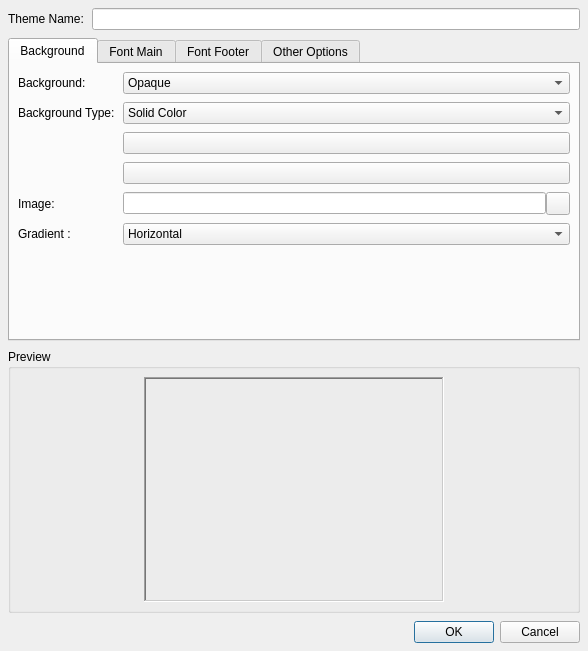
<?xml version="1.0" encoding="UTF-8"?>
<ui version="4.0">
 <class>AmendThemeDialog</class>
 <widget class="QDialog" name="AmendThemeDialog">
  <property name="windowModality">
   <enum>Qt::ApplicationModal</enum>
  </property>
  <property name="geometry">
   <rect>
    <x>0</x>
    <y>0</y>
    <width>586</width>
    <height>651</height>
   </rect>
  </property>
  <property name="windowTitle">
   <string>Theme Maintance</string>
  </property>
  <property name="windowIcon">
   <iconset resource="../images/openlp-2.qrc">
    <normaloff>:/icon/openlp.org-icon-32.bmp</normaloff>:/icon/openlp.org-icon-32.bmp</iconset>
  </property>
  <property name="modal">
   <bool>true</bool>
  </property>
  <layout class="QVBoxLayout" name="AmendThemeLayout">
   <property name="spacing">
    <number>8</number>
   </property>
   <property name="margin">
    <number>8</number>
   </property>
   <item>
    <widget class="QWidget" name="ThemeNameWidget" native="true">
     <layout class="QHBoxLayout" name="ThemeNameLayout">
      <property name="spacing">
       <number>8</number>
      </property>
      <property name="margin">
       <number>0</number>
      </property>
      <item>
       <widget class="QLabel" name="ThemeNameLabel">
        <property name="text">
         <string>Theme Name:</string>
        </property>
       </widget>
      </item>
      <item>
       <widget class="QLineEdit" name="ThemeNameEdit"/>
      </item>
     </layout>
    </widget>
   </item>
   <item>
    <widget class="QWidget" name="ContentWidget" native="true">
     <layout class="QHBoxLayout" name="ContentLayout">
      <property name="spacing">
       <number>8</number>
      </property>
      <property name="margin">
       <number>0</number>
      </property>
      <item>
       <widget class="QTabWidget" name="ThemeTabWidget">
        <property name="currentIndex">
         <number>0</number>
        </property>
        <widget class="QWidget" name="BackgroundTab">
         <attribute name="title">
          <string>Background</string>
         </attribute>
         <layout class="QFormLayout" name="BackgroundLayout">
          <property name="horizontalSpacing">
           <number>8</number>
          </property>
          <property name="verticalSpacing">
           <number>8</number>
          </property>
          <property name="margin">
           <number>8</number>
          </property>
          <item row="0" column="0">
           <widget class="QLabel" name="BackgroundLabel">
            <property name="text">
             <string>Background:</string>
            </property>
           </widget>
          </item>
          <item row="0" column="1">
           <widget class="QComboBox" name="BackgroundComboBox">
            <item>
             <property name="text">
              <string>Opaque</string>
             </property>
            </item>
            <item>
             <property name="text">
              <string>Transparent</string>
             </property>
            </item>
           </widget>
          </item>
          <item row="1" column="0">
           <widget class="QLabel" name="BackgroundTypeLabel">
            <property name="text">
             <string>Background Type:</string>
            </property>
           </widget>
          </item>
          <item row="1" column="1">
           <widget class="QComboBox" name="BackgroundTypeComboBox">
            <item>
             <property name="text">
              <string>Solid Color</string>
             </property>
            </item>
            <item>
             <property name="text">
              <string>Gradient</string>
             </property>
            </item>
            <item>
             <property name="text">
              <string>Image</string>
             </property>
            </item>
           </widget>
          </item>
          <item row="2" column="0">
           <widget class="QLabel" name="Color1Label">
            <property name="text">
             <string>&lt;Color1&gt;</string>
            </property>
           </widget>
          </item>
          <item row="2" column="1">
           <widget class="QPushButton" name="Color1PushButton">
            <property name="text">
             <string/>
            </property>
           </widget>
          </item>
          <item row="3" column="0">
           <widget class="QLabel" name="Color2Label">
            <property name="text">
             <string>&lt;Color2&gt;</string>
            </property>
           </widget>
          </item>
          <item row="3" column="1">
           <widget class="QPushButton" name="Color2PushButton">
            <property name="text">
             <string/>
            </property>
           </widget>
          </item>
          <item row="4" column="0">
           <widget class="QLabel" name="ImageLabel">
            <property name="text">
             <string>Image:</string>
            </property>
           </widget>
          </item>
          <item row="6" column="0">
           <widget class="QLabel" name="GradientLabel">
            <property name="text">
             <string>Gradient :</string>
            </property>
           </widget>
          </item>
          <item row="6" column="1">
           <widget class="QComboBox" name="GradientComboBox">
            <item>
             <property name="text">
              <string>Horizontal</string>
             </property>
            </item>
            <item>
             <property name="text">
              <string>Vertical</string>
             </property>
            </item>
            <item>
             <property name="text">
              <string>Circular</string>
             </property>
            </item>
           </widget>
          </item>
          <item row="4" column="1">
           <widget class="QWidget" name="ImageFilenameWidget" native="true">
            <layout class="QHBoxLayout" name="horizontalLayout_2">
             <property name="spacing">
              <number>0</number>
             </property>
             <property name="margin">
              <number>0</number>
             </property>
             <item>
              <widget class="QLineEdit" name="ImageLineEdit"/>
             </item>
             <item>
              <widget class="QToolButton" name="ImageToolButton">
               <property name="text">
                <string/>
               </property>
               <property name="icon">
                <iconset resource="../images/openlp-2.qrc">
                 <normaloff>:/images/image_load.png</normaloff>:/images/image_load.png</iconset>
               </property>
              </widget>
             </item>
            </layout>
           </widget>
          </item>
          <item row="7" column="1">
           <spacer name="BackgroundSpacer">
            <property name="orientation">
             <enum>Qt::Vertical</enum>
            </property>
            <property name="sizeHint" stdset="0">
             <size>
              <width>20</width>
              <height>40</height>
             </size>
            </property>
           </spacer>
          </item>
         </layout>
        </widget>
        <widget class="QWidget" name="FontMainTab">
         <attribute name="title">
          <string>Font Main</string>
         </attribute>
         <layout class="QHBoxLayout" name="FontMainLayout">
          <property name="spacing">
           <number>8</number>
          </property>
          <property name="margin">
           <number>8</number>
          </property>
          <item>
           <widget class="QWidget" name="MainLeftWidget" native="true">
            <layout class="QVBoxLayout" name="MainLeftLayout">
             <property name="spacing">
              <number>8</number>
             </property>
             <property name="margin">
              <number>0</number>
             </property>
             <item>
              <widget class="QGroupBox" name="FontMainGroupBox">
               <property name="title">
                <string>Main Font</string>
               </property>
               <layout class="QFormLayout" name="MainFontLayout">
                <property name="formAlignment">
                 <set>Qt::AlignLeading|Qt::AlignLeft|Qt::AlignVCenter</set>
                </property>
                <property name="horizontalSpacing">
                 <number>8</number>
                </property>
                <property name="verticalSpacing">
                 <number>8</number>
                </property>
                <property name="margin">
                 <number>8</number>
                </property>
                <item row="0" column="0">
                 <widget class="QLabel" name="FontMainlabel">
                  <property name="text">
                   <string>Font:</string>
                  </property>
                 </widget>
                </item>
                <item row="0" column="1">
                 <widget class="QFontComboBox" name="FontMainComboBox"/>
                </item>
                <item row="1" column="0">
                 <widget class="QLabel" name="FontMainColorLabel">
                  <property name="text">
                   <string>Font Color:</string>
                  </property>
                 </widget>
                </item>
                <item row="1" column="1">
                 <widget class="QPushButton" name="FontMainColorPushButton">
                  <property name="text">
                   <string/>
                  </property>
                 </widget>
                </item>
                <item row="2" column="0">
                 <widget class="QLabel" name="FontMainSize">
                  <property name="text">
                   <string>Size:</string>
                  </property>
                 </widget>
                </item>
                <item row="2" column="1">
                 <widget class="QSpinBox" name="FontMainSizeSpinBox">
                  <property name="sizePolicy">
                   <sizepolicy hsizetype="Minimum" vsizetype="Fixed">
                    <horstretch>0</horstretch>
                    <verstretch>0</verstretch>
                   </sizepolicy>
                  </property>
                  <property name="minimumSize">
                   <size>
                    <width>70</width>
                    <height>0</height>
                   </size>
                  </property>
                  <property name="value">
                   <number>16</number>
                  </property>
                  <property name="suffix">
                   <string>pt</string>
                  </property>
                  <property name="maximum">
                   <number>999</number>
                  </property>
                 </widget>
                </item>
               </layout>
              </widget>
             </item>
             <item>
              <spacer name="FontMainSpacer">
               <property name="orientation">
                <enum>Qt::Vertical</enum>
               </property>
               <property name="sizeHint" stdset="0">
                <size>
                 <width>20</width>
                 <height>40</height>
                </size>
               </property>
              </spacer>
             </item>
            </layout>
           </widget>
          </item>
          <item>
           <widget class="QWidget" name="MainRightWidget" native="true">
            <layout class="QVBoxLayout" name="MainRightLayout">
             <property name="spacing">
              <number>8</number>
             </property>
             <property name="margin">
              <number>0</number>
             </property>
             <item>
              <widget class="QGroupBox" name="MainLocationGroupBox">
               <property name="title">
                <string>Display Location</string>
               </property>
               <layout class="QFormLayout" name="MainLocationLayout">
                <property name="horizontalSpacing">
                 <number>8</number>
                </property>
                <property name="verticalSpacing">
                 <number>8</number>
                </property>
                <property name="margin">
                 <number>8</number>
                </property>
                <item row="0" column="0">
                 <widget class="QLabel" name="DefaultLocationLabel">
                  <property name="text">
                   <string>Use Default Location:</string>
                  </property>
                 </widget>
                </item>
                <item row="0" column="1">
                 <widget class="QCheckBox" name="FontMainDefaultCheckBox">
                  <property name="text">
                   <string/>
                  </property>
                  <property name="tristate">
                   <bool>false</bool>
                  </property>
                 </widget>
                </item>
                <item row="1" column="0">
                 <widget class="QLabel" name="FontMainXLabel">
                  <property name="text">
                   <string>X Position:</string>
                  </property>
                 </widget>
                </item>
                <item row="2" column="0">
                 <widget class="QLabel" name="FontMainYLabel">
                  <property name="text">
                   <string>Y Position:</string>
                  </property>
                 </widget>
                </item>
                <item row="3" column="0">
                 <widget class="QLabel" name="FontMainWidthLabel">
                  <property name="text">
                   <string>Width:</string>
                  </property>
                 </widget>
                </item>
                <item row="4" column="0">
                 <widget class="QLabel" name="FontMainHeightLabel">
                  <property name="text">
                   <string>Height:</string>
                  </property>
                 </widget>
                </item>
                <item row="1" column="1">
                 <widget class="QSpinBox" name="FontMainXSpinBox">
                  <property name="sizePolicy">
                   <sizepolicy hsizetype="Minimum" vsizetype="Fixed">
                    <horstretch>0</horstretch>
                    <verstretch>0</verstretch>
                   </sizepolicy>
                  </property>
                  <property name="minimumSize">
                   <size>
                    <width>78</width>
                    <height>0</height>
                   </size>
                  </property>
                  <property name="value">
                   <number>0</number>
                  </property>
                  <property name="suffix">
                   <string>px</string>
                  </property>
                  <property name="maximum">
                   <number>9999</number>
                  </property>
                 </widget>
                </item>
                <item row="2" column="1">
                 <widget class="QSpinBox" name="FontMainYSpinBox">
                  <property name="sizePolicy">
                   <sizepolicy hsizetype="Minimum" vsizetype="Fixed">
                    <horstretch>0</horstretch>
                    <verstretch>0</verstretch>
                   </sizepolicy>
                  </property>
                  <property name="minimumSize">
                   <size>
                    <width>78</width>
                    <height>0</height>
                   </size>
                  </property>
                  <property name="suffix">
                   <string>px</string>
                  </property>
                  <property name="maximum">
                   <number>9999</number>
                  </property>
                 </widget>
                </item>
                <item row="3" column="1">
                 <widget class="QSpinBox" name="FontMainWidthSpinBox">
                  <property name="sizePolicy">
                   <sizepolicy hsizetype="Minimum" vsizetype="Fixed">
                    <horstretch>0</horstretch>
                    <verstretch>0</verstretch>
                   </sizepolicy>
                  </property>
                  <property name="minimumSize">
                   <size>
                    <width>78</width>
                    <height>0</height>
                   </size>
                  </property>
                  <property name="suffix">
                   <string>px</string>
                  </property>
                  <property name="maximum">
                   <number>9999</number>
                  </property>
                 </widget>
                </item>
                <item row="4" column="1">
                 <widget class="QSpinBox" name="FontMainHeightSpinBox">
                  <property name="sizePolicy">
                   <sizepolicy hsizetype="Minimum" vsizetype="Fixed">
                    <horstretch>0</horstretch>
                    <verstretch>0</verstretch>
                   </sizepolicy>
                  </property>
                  <property name="minimumSize">
                   <size>
                    <width>78</width>
                    <height>0</height>
                   </size>
                  </property>
                  <property name="suffix">
                   <string>px</string>
                  </property>
                  <property name="maximum">
                   <number>9999</number>
                  </property>
                 </widget>
                </item>
               </layout>
              </widget>
             </item>
             <item>
              <spacer name="MainLocationSpacer">
               <property name="orientation">
                <enum>Qt::Vertical</enum>
               </property>
               <property name="sizeHint" stdset="0">
                <size>
                 <width>20</width>
                 <height>40</height>
                </size>
               </property>
              </spacer>
             </item>
            </layout>
           </widget>
          </item>
         </layout>
        </widget>
        <widget class="QWidget" name="FontFooterTab">
         <attribute name="title">
          <string>Font Footer</string>
         </attribute>
         <layout class="QHBoxLayout" name="FontFooterLayout">
          <property name="spacing">
           <number>8</number>
          </property>
          <property name="margin">
           <number>8</number>
          </property>
          <item>
           <widget class="QWidget" name="FooterLeftWidget" native="true">
            <layout class="QVBoxLayout" name="FooterLeftLayout">
             <property name="spacing">
              <number>8</number>
             </property>
             <property name="margin">
              <number>0</number>
             </property>
             <item>
              <widget class="QGroupBox" name="FooterFontGroupBox">
               <property name="title">
                <string>Footer Font</string>
               </property>
               <layout class="QFormLayout" name="FooterFontLayout">
                <property name="fieldGrowthPolicy">
                 <enum>QFormLayout::ExpandingFieldsGrow</enum>
                </property>
                <property name="formAlignment">
                 <set>Qt::AlignLeading|Qt::AlignLeft|Qt::AlignVCenter</set>
                </property>
                <property name="horizontalSpacing">
                 <number>8</number>
                </property>
                <property name="verticalSpacing">
                 <number>8</number>
                </property>
                <property name="margin">
                 <number>8</number>
                </property>
                <item row="0" column="0">
                 <widget class="QLabel" name="FontFooterLabel">
                  <property name="text">
                   <string>Font:</string>
                  </property>
                 </widget>
                </item>
                <item row="0" column="1">
                 <widget class="QFontComboBox" name="FontFooterComboBox"/>
                </item>
                <item row="1" column="0">
                 <widget class="QLabel" name="FontFooterColorLabel">
                  <property name="text">
                   <string>Font Color:</string>
                  </property>
                 </widget>
                </item>
                <item row="1" column="1">
                 <widget class="QPushButton" name="FontFooterColorPushButton">
                  <property name="text">
                   <string/>
                  </property>
                 </widget>
                </item>
                <item row="2" column="0">
                 <widget class="QLabel" name="FontFooterSizeLabel">
                  <property name="text">
                   <string>Size:</string>
                  </property>
                 </widget>
                </item>
                <item row="2" column="1">
                 <widget class="QSpinBox" name="FontFooterSizeSpinBox">
                  <property name="sizePolicy">
                   <sizepolicy hsizetype="Minimum" vsizetype="Fixed">
                    <horstretch>0</horstretch>
                    <verstretch>0</verstretch>
                   </sizepolicy>
                  </property>
                  <property name="minimumSize">
                   <size>
                    <width>70</width>
                    <height>0</height>
                   </size>
                  </property>
                  <property name="value">
                   <number>10</number>
                  </property>
                  <property name="suffix">
                   <string>pt</string>
                  </property>
                  <property name="maximum">
                   <number>999</number>
                  </property>
                 </widget>
                </item>
               </layout>
              </widget>
             </item>
             <item>
              <spacer name="FontFooterSpacer">
               <property name="orientation">
                <enum>Qt::Vertical</enum>
               </property>
               <property name="sizeHint" stdset="0">
                <size>
                 <width>20</width>
                 <height>40</height>
                </size>
               </property>
              </spacer>
             </item>
            </layout>
           </widget>
          </item>
          <item>
           <widget class="QWidget" name="FooterRightWidget" native="true">
            <layout class="QVBoxLayout" name="FooterRightLayout">
             <property name="spacing">
              <number>8</number>
             </property>
             <property name="margin">
              <number>0</number>
             </property>
             <item>
              <widget class="QGroupBox" name="LocationFooterGroupBox">
               <property name="title">
                <string>Display Location</string>
               </property>
               <layout class="QFormLayout" name="LocationFooterLayout">
                <property name="fieldGrowthPolicy">
                 <enum>QFormLayout::ExpandingFieldsGrow</enum>
                </property>
                <property name="formAlignment">
                 <set>Qt::AlignLeading|Qt::AlignLeft|Qt::AlignVCenter</set>
                </property>
                <property name="horizontalSpacing">
                 <number>8</number>
                </property>
                <property name="verticalSpacing">
                 <number>8</number>
                </property>
                <property name="margin">
                 <number>8</number>
                </property>
                <item row="0" column="0">
                 <widget class="QLabel" name="FontFooterDefaultLabel">
                  <property name="text">
                   <string>Use Default Location:</string>
                  </property>
                 </widget>
                </item>
                <item row="0" column="1">
                 <widget class="QCheckBox" name="FontFooterDefaultCheckBox">
                  <property name="text">
                   <string/>
                  </property>
                  <property name="tristate">
                   <bool>false</bool>
                  </property>
                 </widget>
                </item>
                <item row="1" column="0">
                 <widget class="QLabel" name="FontFooterXLabel">
                  <property name="text">
                   <string>X Position:</string>
                  </property>
                 </widget>
                </item>
                <item row="2" column="0">
                 <widget class="QLabel" name="FontFooterYLabel">
                  <property name="text">
                   <string>Y Position:</string>
                  </property>
                 </widget>
                </item>
                <item row="3" column="0">
                 <widget class="QLabel" name="FontFooterWidthLabel">
                  <property name="text">
                   <string>Width:</string>
                  </property>
                 </widget>
                </item>
                <item row="4" column="0">
                 <widget class="QLabel" name="FontFooterHeightLabel">
                  <property name="text">
                   <string>Height:</string>
                  </property>
                 </widget>
                </item>
                <item row="1" column="1">
                 <widget class="QSpinBox" name="FontFooterXSpinBox">
                  <property name="sizePolicy">
                   <sizepolicy hsizetype="Minimum" vsizetype="Fixed">
                    <horstretch>0</horstretch>
                    <verstretch>0</verstretch>
                   </sizepolicy>
                  </property>
                  <property name="minimumSize">
                   <size>
                    <width>78</width>
                    <height>0</height>
                   </size>
                  </property>
                  <property name="value">
                   <number>0</number>
                  </property>
                  <property name="suffix">
                   <string>px</string>
                  </property>
                  <property name="maximum">
                   <number>9999</number>
                  </property>
                 </widget>
                </item>
                <item row="2" column="1">
                 <widget class="QSpinBox" name="FontFooterYSpinBox">
                  <property name="sizePolicy">
                   <sizepolicy hsizetype="Minimum" vsizetype="Fixed">
                    <horstretch>0</horstretch>
                    <verstretch>0</verstretch>
                   </sizepolicy>
                  </property>
                  <property name="minimumSize">
                   <size>
                    <width>78</width>
                    <height>0</height>
                   </size>
                  </property>
                  <property name="value">
                   <number>0</number>
                  </property>
                  <property name="suffix">
                   <string>px</string>
                  </property>
                  <property name="maximum">
                   <number>9999</number>
                  </property>
                 </widget>
                </item>
                <item row="3" column="1">
                 <widget class="QSpinBox" name="FontFooterWidthSpinBox">
                  <property name="minimumSize">
                   <size>
                    <width>78</width>
                    <height>0</height>
                   </size>
                  </property>
                  <property name="suffix">
                   <string>px</string>
                  </property>
                  <property name="maximum">
                   <number>9999</number>
                  </property>
                 </widget>
                </item>
                <item row="4" column="1">
                 <widget class="QSpinBox" name="FontFooterHeightSpinBox">
                  <property name="minimumSize">
                   <size>
                    <width>78</width>
                    <height>0</height>
                   </size>
                  </property>
                  <property name="suffix">
                   <string>px</string>
                  </property>
                  <property name="maximum">
                   <number>9999</number>
                  </property>
                 </widget>
                </item>
               </layout>
              </widget>
             </item>
             <item>
              <spacer name="FontFooterLocationSpacer">
               <property name="orientation">
                <enum>Qt::Vertical</enum>
               </property>
               <property name="sizeHint" stdset="0">
                <size>
                 <width>20</width>
                 <height>40</height>
                </size>
               </property>
              </spacer>
             </item>
            </layout>
           </widget>
          </item>
         </layout>
        </widget>
        <widget class="QWidget" name="OtherOptionsTab">
         <attribute name="title">
          <string>Other Options</string>
         </attribute>
         <layout class="QHBoxLayout" name="OtherOptionsLayout">
          <property name="spacing">
           <number>8</number>
          </property>
          <property name="margin">
           <number>8</number>
          </property>
          <item>
           <widget class="QWidget" name="OptionsLeftWidget" native="true">
            <layout class="QVBoxLayout" name="OptionsLeftLayout">
             <property name="spacing">
              <number>8</number>
             </property>
             <property name="margin">
              <number>0</number>
             </property>
             <item>
              <widget class="QGroupBox" name="ShadowGroupBox">
               <property name="title">
                <string>Shadow &amp;&amp; Outline</string>
               </property>
               <layout class="QVBoxLayout" name="verticalLayout">
                <property name="spacing">
                 <number>8</number>
                </property>
                <property name="margin">
                 <number>8</number>
                </property>
                <item>
                 <widget class="QWidget" name="OutlineWidget" native="true">
                  <layout class="QFormLayout" name="OutlineLayout">
                   <property name="horizontalSpacing">
                    <number>8</number>
                   </property>
                   <property name="verticalSpacing">
                    <number>8</number>
                   </property>
                   <property name="margin">
                    <number>0</number>
                   </property>
                   <item row="0" column="1">
                    <widget class="QCheckBox" name="OutlineCheckBox">
                     <property name="text">
                      <string/>
                     </property>
                    </widget>
                   </item>
                   <item row="1" column="0">
                    <widget class="QLabel" name="OutlineColorLabel">
                     <property name="text">
                      <string>Outline Color:</string>
                     </property>
                    </widget>
                   </item>
                   <item row="1" column="1">
                    <widget class="QPushButton" name="OutlineColorPushButton">
                     <property name="text">
                      <string/>
                     </property>
                    </widget>
                   </item>
                   <item row="0" column="0">
                    <widget class="QLabel" name="OutlineEnabledLabel">
                     <property name="text">
                      <string>Show Outline:</string>
                     </property>
                    </widget>
                   </item>
                  </layout>
                 </widget>
                </item>
                <item>
                 <widget class="QWidget" name="ShadowWidget" native="true">
                  <layout class="QFormLayout" name="ShadowLayout">
                   <property name="horizontalSpacing">
                    <number>8</number>
                   </property>
                   <property name="verticalSpacing">
                    <number>8</number>
                   </property>
                   <property name="margin">
                    <number>0</number>
                   </property>
                   <item row="0" column="1">
                    <widget class="QCheckBox" name="ShadowCheckBox">
                     <property name="text">
                      <string/>
                     </property>
                    </widget>
                   </item>
                   <item row="1" column="0">
                    <widget class="QLabel" name="ShadowColorLabel">
                     <property name="text">
                      <string>Shadow Color:</string>
                     </property>
                    </widget>
                   </item>
                   <item row="1" column="1">
                    <widget class="QPushButton" name="ShadowColorPushButton">
                     <property name="text">
                      <string/>
                     </property>
                    </widget>
                   </item>
                   <item row="0" column="0">
                    <widget class="QLabel" name="ShadowEnabledLabel">
                     <property name="text">
                      <string>Show Shadow:</string>
                     </property>
                    </widget>
                   </item>
                  </layout>
                 </widget>
                </item>
               </layout>
              </widget>
             </item>
             <item>
              <spacer name="ShadowSpacer">
               <property name="orientation">
                <enum>Qt::Vertical</enum>
               </property>
               <property name="sizeHint" stdset="0">
                <size>
                 <width>20</width>
                 <height>40</height>
                </size>
               </property>
              </spacer>
             </item>
            </layout>
           </widget>
          </item>
          <item>
           <widget class="QWidget" name="OptionsRightWidget" native="true">
            <layout class="QVBoxLayout" name="OptionsRightLayout">
             <property name="spacing">
              <number>8</number>
             </property>
             <property name="margin">
              <number>0</number>
             </property>
             <item>
              <widget class="QGroupBox" name="AlignmentGroupBox">
               <property name="title">
                <string>Alignment</string>
               </property>
               <layout class="QGridLayout" name="gridLayout_4">
                <item row="0" column="0">
                 <widget class="QLabel" name="HorizontalLabel">
                  <property name="text">
                   <string>Horizontal Align:</string>
                  </property>
                 </widget>
                </item>
                <item row="0" column="1">
                 <widget class="QComboBox" name="HorizontalComboBox">
                  <item>
                   <property name="text">
                    <string>Left</string>
                   </property>
                  </item>
                  <item>
                   <property name="text">
                    <string>Right</string>
                   </property>
                  </item>
                  <item>
                   <property name="text">
                    <string>Center</string>
                   </property>
                  </item>
                 </widget>
                </item>
                <item row="1" column="0">
                 <widget class="QLabel" name="VerticalLabel">
                  <property name="text">
                   <string>Vertical Align:</string>
                  </property>
                 </widget>
                </item>
                <item row="1" column="1">
                 <widget class="QComboBox" name="VerticalComboBox">
                  <item>
                   <property name="text">
                    <string>Top</string>
                   </property>
                  </item>
                  <item>
                   <property name="text">
                    <string>Middle</string>
                   </property>
                  </item>
                  <item>
                   <property name="text">
                    <string>Bottom</string>
                   </property>
                  </item>
                 </widget>
                </item>
               </layout>
              </widget>
             </item>
             <item>
              <spacer name="AlignmentSpacer">
               <property name="orientation">
                <enum>Qt::Vertical</enum>
               </property>
               <property name="sizeHint" stdset="0">
                <size>
                 <width>20</width>
                 <height>40</height>
                </size>
               </property>
              </spacer>
             </item>
            </layout>
           </widget>
          </item>
         </layout>
        </widget>
       </widget>
      </item>
     </layout>
    </widget>
   </item>
   <item>
    <widget class="QGroupBox" name="PreviewGroupBox">
     <property name="title">
      <string>Preview</string>
     </property>
     <layout class="QHBoxLayout" name="ThemePreviewLayout">
      <property name="spacing">
       <number>8</number>
      </property>
      <property name="margin">
       <number>8</number>
      </property>
      <item>
       <spacer name="PreviewLeftSpacer">
        <property name="orientation">
         <enum>Qt::Horizontal</enum>
        </property>
        <property name="sizeHint" stdset="0">
         <size>
          <width>40</width>
          <height>20</height>
         </size>
        </property>
       </spacer>
      </item>
      <item>
       <widget class="QLabel" name="ThemePreview">
        <property name="sizePolicy">
         <sizepolicy hsizetype="Fixed" vsizetype="Fixed">
          <horstretch>0</horstretch>
          <verstretch>0</verstretch>
         </sizepolicy>
        </property>
        <property name="minimumSize">
         <size>
          <width>300</width>
          <height>225</height>
         </size>
        </property>
        <property name="frameShape">
         <enum>QFrame::WinPanel</enum>
        </property>
        <property name="frameShadow">
         <enum>QFrame::Sunken</enum>
        </property>
        <property name="lineWidth">
         <number>1</number>
        </property>
        <property name="text">
         <string/>
        </property>
        <property name="scaledContents">
         <bool>true</bool>
        </property>
       </widget>
      </item>
      <item>
       <spacer name="PreviewRightSpacer">
        <property name="orientation">
         <enum>Qt::Horizontal</enum>
        </property>
        <property name="sizeHint" stdset="0">
         <size>
          <width>40</width>
          <height>20</height>
         </size>
        </property>
       </spacer>
      </item>
     </layout>
    </widget>
   </item>
   <item>
    <widget class="QDialogButtonBox" name="ThemeButtonBox">
     <property name="standardButtons">
      <set>QDialogButtonBox::Cancel|QDialogButtonBox::Ok</set>
     </property>
    </widget>
   </item>
  </layout>
 </widget>
 <tabstops>
  <tabstop>ThemeButtonBox</tabstop>
  <tabstop>ThemeNameEdit</tabstop>
  <tabstop>ThemeTabWidget</tabstop>
  <tabstop>BackgroundComboBox</tabstop>
  <tabstop>BackgroundTypeComboBox</tabstop>
  <tabstop>Color1PushButton</tabstop>
  <tabstop>Color2PushButton</tabstop>
  <tabstop>ImageLineEdit</tabstop>
  <tabstop>ImageToolButton</tabstop>
  <tabstop>GradientComboBox</tabstop>
  <tabstop>FontMainComboBox</tabstop>
  <tabstop>FontMainColorPushButton</tabstop>
  <tabstop>FontMainSizeSpinBox</tabstop>
  <tabstop>FontMainDefaultCheckBox</tabstop>
  <tabstop>FontMainXSpinBox</tabstop>
  <tabstop>FontMainYSpinBox</tabstop>
  <tabstop>FontMainWidthSpinBox</tabstop>
  <tabstop>FontMainHeightSpinBox</tabstop>
  <tabstop>FontFooterComboBox</tabstop>
  <tabstop>FontFooterColorPushButton</tabstop>
  <tabstop>FontFooterSizeSpinBox</tabstop>
  <tabstop>FontFooterDefaultCheckBox</tabstop>
  <tabstop>FontFooterXSpinBox</tabstop>
  <tabstop>FontFooterYSpinBox</tabstop>
  <tabstop>FontFooterWidthSpinBox</tabstop>
  <tabstop>FontFooterHeightSpinBox</tabstop>
  <tabstop>OutlineCheckBox</tabstop>
  <tabstop>OutlineColorPushButton</tabstop>
  <tabstop>ShadowCheckBox</tabstop>
  <tabstop>ShadowColorPushButton</tabstop>
  <tabstop>HorizontalComboBox</tabstop>
  <tabstop>VerticalComboBox</tabstop>
 </tabstops>
 <resources>
  <include location="../images/openlp-2.qrc"/>
 </resources>
 <connections>
  <connection>
   <sender>ThemeButtonBox</sender>
   <signal>accepted()</signal>
   <receiver>AmendThemeDialog</receiver>
   <slot>accept()</slot>
   <hints>
    <hint type="sourcelabel">
     <x>375</x>
     <y>466</y>
    </hint>
    <hint type="destinationlabel">
     <x>375</x>
     <y>241</y>
    </hint>
   </hints>
  </connection>
  <connection>
   <sender>ThemeButtonBox</sender>
   <signal>rejected()</signal>
   <receiver>AmendThemeDialog</receiver>
   <slot>reject()</slot>
   <hints>
    <hint type="sourcelabel">
     <x>375</x>
     <y>466</y>
    </hint>
    <hint type="destinationlabel">
     <x>375</x>
     <y>241</y>
    </hint>
   </hints>
  </connection>
 </connections>
</ui>
